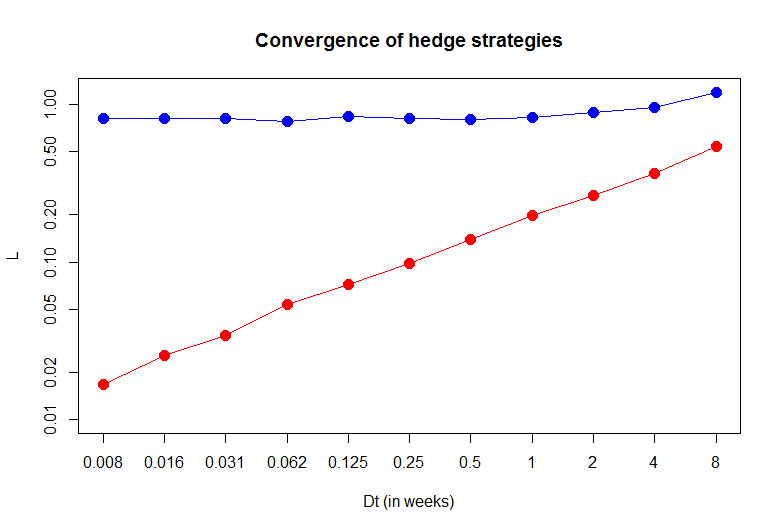

R code for this plot:
# clear variables and close windows
rm(list = ls(all = TRUE))
graphics.off()

# Declare stock price variables
S0      = 49                                      # current stock price
sig     = 0.2                                     # volatility 

# Declare option pricing variables
r       = 0.05                                    # interest rate
K       = 50                                      # strike price
t0      = 0/52                                    # current time (1 week = 1/52)
mat     = 20/52                                   # maturity
steps   = 3000                                    # number of steps from t0 to maturity (30 steps per day)

# Black-Scholes option price
tau0    = mat - t0                                # time to maturity
y       = (log(S0/K) + (r - (sig^2)/2) * tau0)/(sig * sqrt(tau0))
C       = S0 * pnorm(y + sig * sqrt(tau0)) - exp(-r * tau0) * K * pnorm(y)

# Declare path generating function
GeneratePaths = function(S0, sig, mat, K, r, t0, steps) {
    dt      = (mat - t0)/steps                    # period between steps
    t       = seq(t0, mat, dt)                    # maturity - t0 divided in n intervals
    tau     = mat - t                             # times to maturity
    
    # Simulate the stock price path
    Wt      = c(0, cumsum(sqrt(dt) * rnorm(steps)))
    S       = S0 * exp((r - 0.5 * sig^2) * t + sig * Wt)
    
    # Result
    result  = data.frame(Time = t, StockPrice = S)
    return(result)
}

# Declare hedge cost function
HedgeCosts = function(t, S, K, r, sig, mat, Dt, strategy) {
    # Dt is the period between observations (e.g. 5/52 for 5 weeks) strategy should be stoploss or delta
    
    NumObs      = round((mat - t0)/Dt)            # number of observations
    ObsDensity  = steps/NumObs                    # observation density
    Obs         = seq(1, length(S), ObsDensity)   # observation points
    SObs        = S[Obs]                          # stock price observations
    tauObs      = mat - t[Obs]                    # times to maturity
    DiscFactor  = exp(-r * t[Obs])                # discounting factor
    
    if (strategy == "stoploss") {
        # Compute hedging costs for stop-loss hedge strategy
        hedge.costs                       = (SObs[1:NumObs] < K) * (SObs[2:(NumObs + 1)] > K) * SObs[2:(NumObs + 1)] - (SObs[1:NumObs] > K) * (SObs[2:(NumObs + 1)] < K) * SObs[2:(NumObs + 1)]
        hedge.costs[length(hedge.costs)]  = hedge.costs[length(hedge.costs)] * (SObs[NumObs + 1] < K) + (hedge.costs[length(hedge.costs)] - K) * (SObs[NumObs + 1] > K)
        disc.hedge.costs                  = hedge.costs * DiscFactor[2:(NumObs + 1)]
        cum.hedge.costs                   = c(0, cumsum(disc.hedge.costs))
    } else if (strategy == "delta") {
        # Compute hedging costs for delta hedge strategy
        y                                 = (log(SObs/K) + (r - sig^2/2) * tauObs)/(sig * sqrt(tauObs))
        delta                             = pnorm(y + sig * sqrt(tauObs))
        hedge.costs                       = c(delta[1] * SObs[1], (delta[2:(NumObs + 1)] - delta[1:NumObs]) * SObs[2:(NumObs + 1)])
        hedge.costs[length(hedge.costs)]  = hedge.costs[length(hedge.costs)] * (SObs[NumObs + 1] < K) + (hedge.costs[length(hedge.costs)] - K)* (SObs[NumObs + 1] > K)
        disc.hedge.costs                  = hedge.costs * DiscFactor
        cum.hedge.costs                   = cumsum(disc.hedge.costs)
    } else {
        stop("ERROR! Please choose stoploss or delta as strategy")
    }
    result = data.frame(CostsMaturity = cum.hedge.costs[NumObs + 1], SMaturity = SObs[NumObs + 1])
}

# Monte Carlo simulation
set.seed(260)  # in order to make the simulation replicable      
M               = 1000  # number of samples
Freq            = (8/52) * 2^(-(0:10))            # periods between observations

StoplossCosts   = numeric(M)                      # predefined zero vector for efficiency
DeltaCosts      = numeric(M)
L.stoploss      = numeric(length(Freq))
L.delta         = numeric(length(Freq))

# Calculations
for (j in 1:length(Freq)) {
    for (k in 1:M) {
        Paths             = GeneratePaths(S0, sig, mat, K, r, t0, steps)
        SL                = HedgeCosts(Paths$Time, Paths$StockPrice, K, r, sig, mat, Freq[j], "stoploss")
        Delta             = HedgeCosts(Paths$Time, Paths$StockPrice, K, r, sig, mat, Freq[j], "delta")
        StoplossCosts[k]  = SL$CostsMaturity
        DeltaCosts[k]     = Delta$CostsMaturity
    }
    L.stoploss[j]         = sqrt(var(StoplossCosts))/C
    L.delta[j]            = sqrt(var(DeltaCosts))/C
}

plot(Freq, L.stoploss, col = "blue", type = "o", xlab = "Dt (in weeks)", xaxt = "n",
     log = "xy", ylim = c(0.01, 1.2), ylab = "L", pch = 16, cex = 1.5,
     main = "Convergence of hedge strategies")
lines(Freq, L.delta, type = "o", col = "red", pch = 16, cex = 1.5)
axis(1, Freq, round(8 * 2^(-(0:10)), digits = 3))
